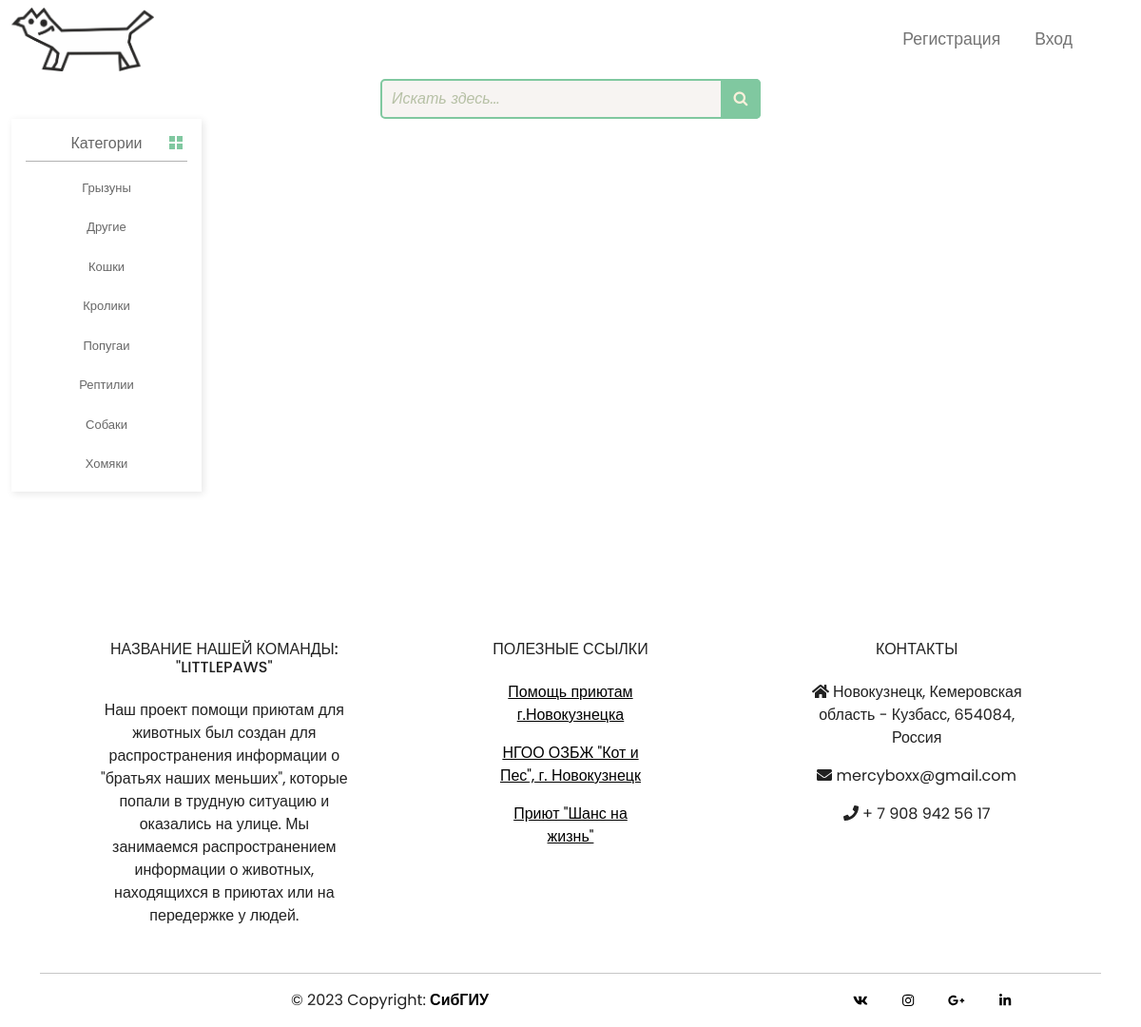
/board/, run on the app's committed database.
### bboard/models.py (models this page shows, shortened)
class Rubric(models.Model):
    name = models.CharField(max_length=20, db_index=True, verbose_name='Название')
    class Meta:
        verbose_name_plural = 'Рубрики'
        verbose_name = 'Рубрика'
        ordering = ['name']

### bboard/views.py (the view)
# urls.py: path('', index, name='index'),
def index(request):
    bbs = Bb.objects.all()
    rubrics = Rubric.objects.all()
    context = {'bbs': bbs, 'rubrics': rubrics}
    return render(request, 'bboard/index.html', context)

### templates/bboard/index.html (shortened to what this page needs)
{%  extends "layout/basic.html" %}

### templates/layout/basic.html (shortened to what this page needs)
{% load static %}
<!DOCTYPE html>
<html>
<head>
    <link href="https://cdn.jsdelivr.net/npm/bootstrap@5.0.2/dist/css/bootstrap.min.css" rel="stylesheet">
    <link rel="stylesheet" type="text/css" href="{% static 'bboard/style.css' %}">
	<link rel="stylesheet" href="https://maxcdn.bootstrapcdn.com/font-awesome/4.5.0/css/font-awesome.min.css">
</head>
<body>
	<nav class="navbar navbar-expand-md navbar-light bg-white sticky-top">
		<div class="container-fluid">
			<a href="{% url 'index' %}" class="navbar-brad"><img src="{% static 'bboard/wolf.png' %}"></a>
			<div class="collapse navbar-collapse" id="navbarResponsive">
				<ul class="navbar-nav ml-auto">
                    {% if not user.is_authenticated %}
					<li class="nav-item">
						<a href="{% url 'register' %}" class="nav-link">Регистрация</a>
					</li>
                    <li class="nav-item">
						<a href="{% url 'login' %}" class="nav-link">Вход</a>
					</li>
                    {% endif %}
				</ul>
			</div>
		</div>
	</nav>
	<div class="search">
		<div class="container-fluid">
			<div class="row jumbotron">
				<div class="col-xs-12 col-sm-12 col-md-12 col-lg-12 col-xl-12">
					<form class="search">
					  <input type="text" placeholder="Искать здесь...">
					  <button type="submit"></button>
					</form>
				</div>
			</div>
		</div>
	</div>
<div class="sticky-block">
	<div class="container-fluid">
		<div class="row text-center padding">
			<div class="col-xs-12 col-sm-6 col-md-4">
				<div class="category-wrap">
				  <h3>Категории</h3>
				  <ul>
					  {% for rubric in rubrics %}
				    <li><a href="{% url 'by_rubric' rubric.pk %}">{{ rubric.name }}</a></li>
					  {%  endfor %}
				  </ul>
				</div>
			</div>
		</div>
    </div>
</div>
<div class="section">
</div>
<footer class="page-footer font-small mdb-color pt-4">
  <div class="container text-center text-md-left">
    <div class="row text-center text-md-left mt-3 pb-3">
      <div class="col-md-3 col-lg-3 col-xl-3 mx-auto mt-3">
        <h6 class="text-uppercase mb-4 font-weight-bold">Название нашей команды: "LittlePaws"</h6>
        <p>Наш проект помощи приютам для животных был
создан для распространения информации о "братьях наших меньших", которые попали в трудную ситуацию и оказались на улице.
            Мы занимаемся распространением информации о животных, находящихся в приютах или на передержке у людей.
            </p>
      </div>
      <div class="col-md-3 col-lg-2 col-xl-2 mx-auto mt-3">
        <h6 class="text-uppercase mb-4 font-weight-bold">Полезные ссылки</h6>
        <p>
          <a href="#!">Помощь приютам г.Новокузнецка</a>
        </p>
        <p>
          <a href="https://vk.com/nvkzcotpes">НГОО ОЗБЖ "Кот и Пес", г. Новокузнецк</a>
        </p>
        <p>
          <a href="https://vk.com/club156658408">Приют "Шанс на жизнь"</a>
        </p>
      </div>
      <div class="col-md-4 col-lg-3 col-xl-3 mx-auto mt-3">
        <h6 class="text-uppercase mb-4 font-weight-bold">Контакты</h6>
        <p>
          <i class="fas fa-home mr-3"></i> Новокузнецк, Кемеровская область - Кузбасс, 654084, Россия</p>
        <p>
          <i class="fas fa-envelope mr-3"></i> mercyboxx@gmail.com</p>
        <p>
          <i class="fas fa-phone mr-3"></i> + 7 908 942 56 17</p>
      </div>
    </div>
    <hr>
    <div class="row d-flex align-items-center">
      <div class="col-md-7 col-lg-8">
        <p class="text-center text-md-left">© 2023 Copyright:
          <a>
            <strong> СибГИУ</strong>
          </a>
        </p>
      </div>
      <div class="col-md-5 col-lg-4 ml-lg-0">
        <div class="text-center text-md-right">
          <ul class="list-unstyled list-inline">
            <li class="list-inline-item">
              <a class="btn-floating btn-sm rgba-white-slight mx-1" href="##">
                <i class="fab fa-vk"></i>
              </a>
            </li>
            <li class="list-inline-item">
              <a class="btn-floating btn-sm rgba-white-slight mx-1" href="##">
                <i class="fab fa-instagram"></i>
              </a>
            </li>
            <li class="list-inline-item">
              <a class="btn-floating btn-sm rgba-white-slight mx-1">
                <i class="fab fa-google-plus-g"></i>
              </a>
            </li>
            <li class="list-inline-item">
              <a class="btn-floating btn-sm rgba-white-slight mx-1">
                <i class="fab fa-linkedin-in"></i>
              </a>
            </li>
          </ul>
        </div>
      </div>
    </div>
  </div>
</footer>
</body>
</html>

### bboard/static/bboard/style.css (style rules this page uses)
body,html { width: 100%; height: 100%; font-family: 'Poppins', sans-serif; color: #222; }
.navbar-collapse { justify-content: right; }
.navbar-brad img { width: 150px }
.navbar-nav li { padding-right: 20px; }
.nav-link { font-size: 1.1em !important }
input { color: white; }
* { box-sizing: border-box; }
.search form { position: relative; width: 400px; margin: 0 auto; }
input { width: 100%; height: 42px; padding-left: 10px; border: 2px solid #80C8A0; border-radius: 5px; outline: none; background: #f7f4f2; color: #2b2826; }
.search button { position: absolute; top: 0; right: 0px; width: 42px; height: 42px; border: none; background: #80C8A0; border-radius: 0 5px 5px 0; cursor: pointer; }
.search button:before { content: "\f002"; font-family: FontAwesome; font-size: 16px; color: #F9F0DA; }
.category-wrap { padding: 15px; background: white; width: 200px; box-shadow: 2px 2px 8px rgba(0,0,0,.1); font-family: "Helvetica Neue", Helvetica, Arial, sans-serif; }
.category-wrap h3 { font-size: 16px; color: rgba(0,0,0,.6); margin: 0 0 10px; padding: 0 5px; position: relative; }
.category-wrap h3:after { content: ""; width: 6px; height: 6px; background: #80C8A0; position: absolute; right: 5px; bottom: 2px; box-shadow: -8px -8px #80C8A0, 0 -8px #80C8A0, -8px 0 #80C8A0; }
.category-wrap ul { list-style: none; margin: 0; padding: 0; border-top: 1px solid rgba(0,0,0,.3); }
.category-wrap li { margin: 12px 0 0 0px; }
.category-wrap a { text-decoration: none; display: block; font-size: 13px; color: rgba(0,0,0,.6); padding: 5px; position: relative; transition: .3s linear; }
.category-wrap a:after { content:"\f1b0"; font-family: FontAwesome; position: absolute; right: 5px; color: white; transition: .2s linear; }
footer a { text.decoration: none; color: #000 !important; }
.section { padding: 50px 0; }

### data on the page
Rubric: name "Грызуны"
Rubric: name "Другие"
Rubric: name "Кошки"
Rubric: name "Кролики"
Rubric: name "Попугаи"
Rubric: name "Рептилии"
Rubric: name "Собаки"
Rubric: name "Хомяки"
